Frame 1 (no input): blank canvas, image omitted
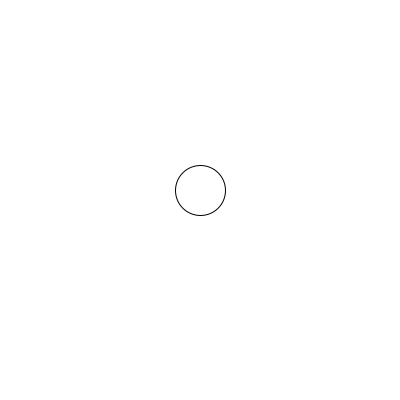
Frame 60 (the mouse pressed at the canvas centre just before this capture)
Frame 120 (the mouse held since frame 60 and released just before this capture): blank canvas, image omitted

The Processing sketch that drew this single still picture (run headless with seeded random() and noise(); from frame 60 on, the mouse is pressed at the canvas centre):

// Processing sketch: Uitwerking_3
// ── Uitwerking_3.pde
float ballX = 200;   
float ballY = -50;   
float diameter = 50;
float speedY = 4;    

void setup() {
  size(400, 400);
}

void draw() {
  background(255, 255, 255);

  ballY = ballY + speedY;

  circle(ballX, ballY, diameter);

 
  if (ballY > height + (diameter / 2)) {
    ballY = -diameter;  
    ballX = random(width);    
  }
}
